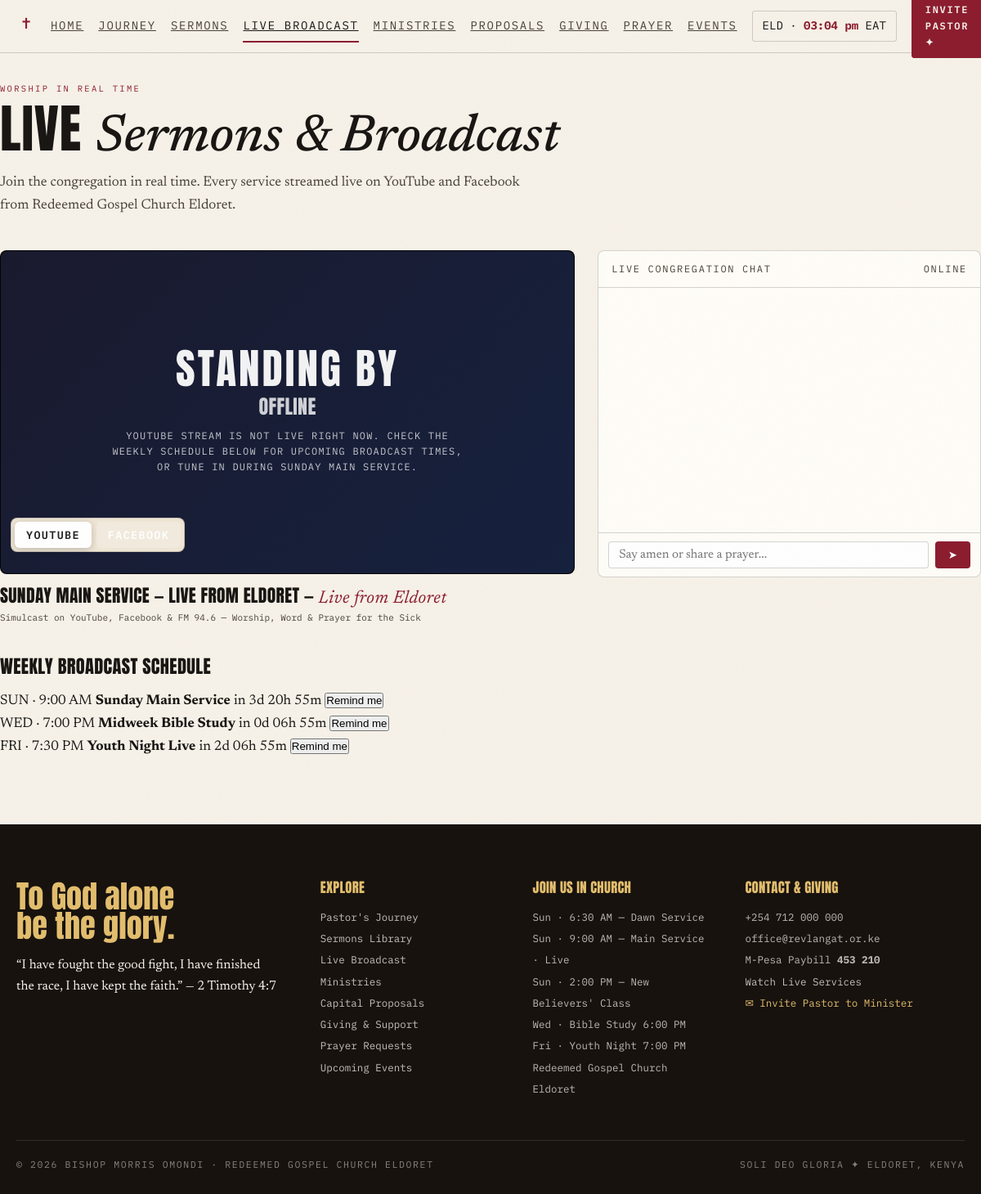
Screenshot of /live.php with the database file from the repository.
### tables this page shows
CREATE TABLE IF NOT EXISTS `live_schedule` (
    `id` INT AUTO_INCREMENT PRIMARY KEY,
    `day_code` VARCHAR(10) NOT NULL,
    `stream_time` VARCHAR(50) NOT NULL,
    `title` VARCHAR(255) NOT NULL,
    `is_active` TINYINT(1) NOT NULL DEFAULT 1,
    `sort_order` INT NOT NULL DEFAULT 0
);

### config/functions.php (called while the page is built, shortened)
<?php
function esc($string) {
    return htmlspecialchars((string)($string ?? ''), ENT_QUOTES, 'UTF-8');
}
function db_fetch_all($sql, $types = "", $params = []) {
    global $db;
    $stmt = mysqli_stmt_init($db);
    if (!mysqli_stmt_prepare($stmt, $sql)) {
        error_log("DB Fetch All Prepare Failed: " . mysqli_error($db) . " Query: " . $sql);
        return [];
    }
    mysqli_stmt_execute($stmt);
    $result = mysqli_stmt_get_result($stmt);
    $rows = [];
    if ($result) {
        while ($row = mysqli_fetch_assoc($result)) {
            $rows[] = $row;
        }
    }
    return $rows;
}
function get_all_settings() {
    static $settings = null;
    if ($settings === null) {
        $rows = db_fetch_all("SELECT setting_key, setting_value FROM site_settings");
        $settings = [];
        foreach ($rows as $r) {
            $settings[$r['setting_key']] = $r['setting_value'];
        }
    }
    return $settings;
}
function get_setting($key, $default = '') {
    $settings = get_all_settings();
    return $settings[$key] ?? $default;
}

### live.php (the view, shortened to what this page needs)
<?php
require_once __DIR__ . '/config/db.php';
require_once __DIR__ . '/config/functions.php';
$streamIsLive = (bool)get_setting('stream_is_live', '1');
$streamViewers = (int)get_setting('stream_viewers', '1243');
$streamYoutube = (string)get_setting('stream_youtube_url', '');
$streamFacebook = (string)get_setting('stream_facebook_url', '');
$liveTitle = (string)get_setting('live_title', 'Sunday Main Service — Live from Eldoret');
$liveSchedules = db_fetch_all("SELECT * FROM live_schedule WHERE is_active = 1 ORDER BY sort_order ASC, id ASC");
require_once __DIR__ . '/includes/header.php';
?>
<div class="wrap" style="padding-top:100px;padding-bottom:80px;">
  <div class="shead">
    <p class="idx">Worship in Real Time</p>
    <h1 style="font-size:clamp(2.4rem, 5.5vw, 4rem);">Live <span class="ser">Sermons &amp; Broadcast</span></h1>
    <p style="margin-top:10px;color:var(--ink2);max-width:640px;">Join the congregation in real time. Every service streamed live on YouTube and Facebook from Redeemed Gospel Church Eldoret.</p>
  </div>
  <div class="livegrid">
    <div>
      <div class="liveframe" id="liveframe" style="position:relative;">
        <?php if ($streamIsLive): ?>
          <div class="livebadge"><i></i>LIVE NOW</div>
        <?php else: ?>
          <div class="livebadge" style="background:#7f8c8d;"><i></i>OFFLINE</div>
        <?php endif; ?>
        <div class="viewers">👁 <b id="viewers"><?= number_format($streamViewers) ?></b> watching</div>
        <div class="liveiframes" style="position:absolute;inset:0;">
          <div data-plat="yt" style="position:absolute;inset:0;">
            <?php if ($streamIsLive && !empty($streamYoutube)): ?>
              <?= video_iframe($streamYoutube, '16:9', ['autoplay' => '1']) ?>
            <?php else: ?>
              <div class="offline-note" style="position:absolute;inset:0;display:flex;flex-direction:column;align-items:center;justify-content:center;background:linear-gradient(135deg,#1a1a2e,#16213e);color:#fff;border-radius:8px;text-align:center;padding:30px;">
                <h2 style="font-size:clamp(2rem,5vw,3.2rem);margin:0 0 10px;letter-spacing:3px;opacity:.95;">STANDING BY</h2>
                <h3 style="font-size:clamp(1.1rem,2.5vw,1.5rem);margin:0 0 14px;opacity:.8;">OFFLINE</h3>
                <p style="max-width:440px;opacity:.75;line-height:1.6;margin:0;">
                  YouTube stream is not live right now. Check the weekly schedule below for upcoming broadcast times, or tune in during Sunday Main Service.
                </p>
              </div>
            <?php endif; ?>
          </div>
        </div>
        <div class="stream-tabs" style="position:absolute;bottom:12px;left:12px;display:flex;gap:6px;z-index:5;">
          <button class="stream-tab on" data-tab="yt" style="padding:7px 14px;border:0;border-radius:6px;background:#fff;color:#222;font-weight:600;font-size:.84rem;cursor:pointer;box-shadow:0 2px 8px rgba(0,0,0,.2);" <?= empty($streamYoutube) ? 'disabled style="opacity:.5;cursor:not-allowed;padding:7px 14px;border:0;border-radius:6px;background:#fff;color:#222;font-weight:600;font-size:.84rem;box-shadow:0 2px 8px rgba(0,0,0,.2);"' : '' ?>>YouTube</button>
          <button class="stream-tab" data-tab="fb" style="padding:7px 14px;border:0;border-radius:6px;background:rgba(255,255,255,.2);color:#fff;font-weight:600;font-size:.84rem;cursor:pointer;backdrop-filter:blur(6px);" <?= empty($streamFacebook) ? 'disabled style="opacity:.5;cursor:not-allowed;padding:7px 14px;border:0;border-radius:6px;background:rgba(255,255,255,.2);color:#fff;font-weight:600;font-size:.84rem;backdrop-filter:blur(6px);"' : '' ?>>Facebook</button>
        </div>
      </div>
      <div class="livemeta">
        <h3><?= esc($liveTitle) ?> — <span>Live from Eldoret</span></h3>
        <p>Simulcast on YouTube, Facebook &amp; FM 94.6 — Worship, Word &amp; Prayer for the Sick</p>
      </div>
    </div>
    <div class="chat">
      <header>
        <span>Live Congregation Chat</span>
        <span id="chatCount">Online</span>
      </header>
      <div class="chatlog" id="chatlog" aria-live="polite"></div>
      <form class="chatform" id="chatform">
        <input id="chatinput" type="text" placeholder="Say amen or share a prayer..." maxlength="120" autocomplete="off" required>
        <button type="submit" aria-label="Send message">➤</button>
      </form>
    </div>
  </div>
  <div class="sched" style="margin-top:40px;">
    <h3 style="font-size:1.4rem;margin-bottom:18px;">Weekly Broadcast Schedule</h3>
    <?php foreach ($liveSchedules as $ls): ?>
      <div class="srow2">
        <span class="tm"><?= esc(strtoupper($ls['day_code'])) ?> · <?= esc($ls['stream_time']) ?></span>
        <b><?= esc($ls['title']) ?></b>
        <span class="cd" data-cd="<?= esc(strtolower($ls['day_code'])) ?>">—</span>
        <button class="remind">Remind me</button>
      </div>
    <?php endforeach; ?>
  </div>
</div>
<?php require_once __DIR__ . '/includes/footer.php'; ?>

### assets/css/main.css (style rules this page uses)
:root { --paper: #F7F2E9; --paper2: #EFE6D6; --card: #FFFDF8; --ink: #191613; --ink2: #4A4238; --warmdark: #17120E; --wine: #8C1D2F; --winedark: #2E1015; --pine: #274D3D; --gold: #C99B3F; --gold2: #E3BE6E; --line: rgba(25, 22, 19, 0.18); --disp: "Anton", sans-serif; --ser: "Newsreader", serif; --mono: "IBM Plex Mono", monospace; }
* { margin: 0; padding: 0; box-sizing: border-box; }
html { scroll-behavior: smooth; }
body { background: var(--paper); color: var(--ink); font-family: var(--ser); font-size: 17px; line-height: 1.65; overflow-x: hidden; }
h1, h2, h3, h4, h5 { font-family: var(--disp); font-weight: 400; text-transform: uppercase; line-height: 0.95; letter-spacing: 0.015em; }
.ser { font-family: var(--ser); font-style: italic; text-transform: none; letter-spacing: 0; font-weight: 500; }
.wrap { max-width: 1300px; margin: 0 auto; }
.shead { margin-bottom: 40px; }
.shead .idx { font-family: var(--mono); font-size: 10.5px; letter-spacing: 0.22em; text-transform: uppercase; color: var(--wine); margin-bottom: 10px; display: flex; align-items: center; gap: 8px; }
.liveframe .offline-note { position: absolute; inset: 0; display: flex; flex-direction: column; align-items: center; justify-content: center; background: linear-gradient(135deg, #111 0%, #000 100%); color: rgba(255,255,255,.8); text-align: center; padding: 30px; }
.liveframe .offline-note p { font-family: var(--mono); font-size: 12px; letter-spacing: 0.1em; text-transform: uppercase; opacity: .85; max-width: 440px; line-height: 1.8; }
.stream-tabs { display: inline-flex; gap: 6px; margin: 0 0 14px; padding: 4px; background: var(--paper2); border-radius: 8px; border: 1px solid var(--line); }
.stream-tabs button { padding: 6px 14px; background: transparent; border: 0; border-radius: 6px; cursor: pointer; font-family: var(--mono); font-size: 12px; letter-spacing: 0.1em; text-transform: uppercase; color: var(--ink2); transition: 0.2s; }
.stream-tabs button.on { background: var(--wine); color: var(--paper); box-shadow: 0 4px 10px rgba(140,29,47,.2); }
.livegrid { display: grid; grid-template-columns: 1.5fr 1fr; gap: 28px; }
.liveframe { position: relative; background: #000; border-radius: 8px; overflow: hidden; border: 1px solid var(--line); aspect-ratio: 16/9; }
.livebadge { position: absolute; top: 14px; left: 14px; background: #e74c3c; color: #fff; font-family: var(--mono); font-size: 11.5px; letter-spacing: 0.2em; padding: 6px 12px; border-radius: 4px; display: flex; align-items: center; gap: 6px; font-weight: 600; }
.livebadge i { width: 6px; height: 6px; border-radius: 50%; background: #fff; animation: pulse 1s infinite; }
.viewers { position: absolute; top: 14px; right: 14px; background: rgba(0,0,0,0.75); color: #fff; font-family: var(--mono); font-size: 10.5px; padding: 6px 12px; border-radius: 4px; }
.livemeta { margin-top: 16px; }
.livemeta h3 { font-size: 1.35rem; }
.livemeta h3 span { color: var(--wine); font-family: var(--ser); font-style: italic; text-transform: none; }
.livemeta p { font-family: var(--mono); font-size: 11px; color: var(--ink2); margin-top: 4px; }
.chat { background: var(--card); border: 1px solid var(--line); border-radius: 8px; display: flex; flex-direction: column; height: 400px; }
.chat header { padding: 12px 16px; border-bottom: 1px solid var(--line); font-family: var(--mono); font-size: 12px; letter-spacing: 0.14em; text-transform: uppercase; display: flex; justify-content: space-between; color: var(--ink2); }
.chatlog { flex: 1; padding: 14px; overflow-y: auto; display: flex; flex-direction: column; gap: 10px; font-size: 0.92rem; }
.chatform { padding: 10px 12px; border-top: 1px solid var(--line); display: flex; gap: 8px; }
.chatform input { flex: 1; border: 1px solid var(--line); border-radius: 4px; padding: 8px 12px; font-family: var(--ser); font-size: 0.95rem; }
.chatform button { background: var(--wine); color: #fff; border: none; border-radius: 4px; padding: 0 16px; cursor: pointer; }

### rows the page displays
live_schedule: day_code "SUN", stream_time "9:00 AM", title "Sunday Main Service"
live_schedule: day_code "WED", stream_time "7:00 PM", title "Midweek Bible Study"
live_schedule: day_code "FRI", stream_time "7:30 PM", title "Youth Night Live"

### other values shown
$liveTitle "SUNDAY MAIN SERVICE — LIVE FROM ELDORET"
$sun1 "6:30 AM — Dawn Service"
$sun2 "9:00 AM — Main Service · Live"
$sun3 "2:00 PM — New Believers' Class"
$address "Redeemed Gospel Church Eldoret"
$phone "+254 712 000 000"
$email "office@revlangat.or.ke"
$paybill "453 210"
$pastorName "BISHOP MORRIS OMONDI"
